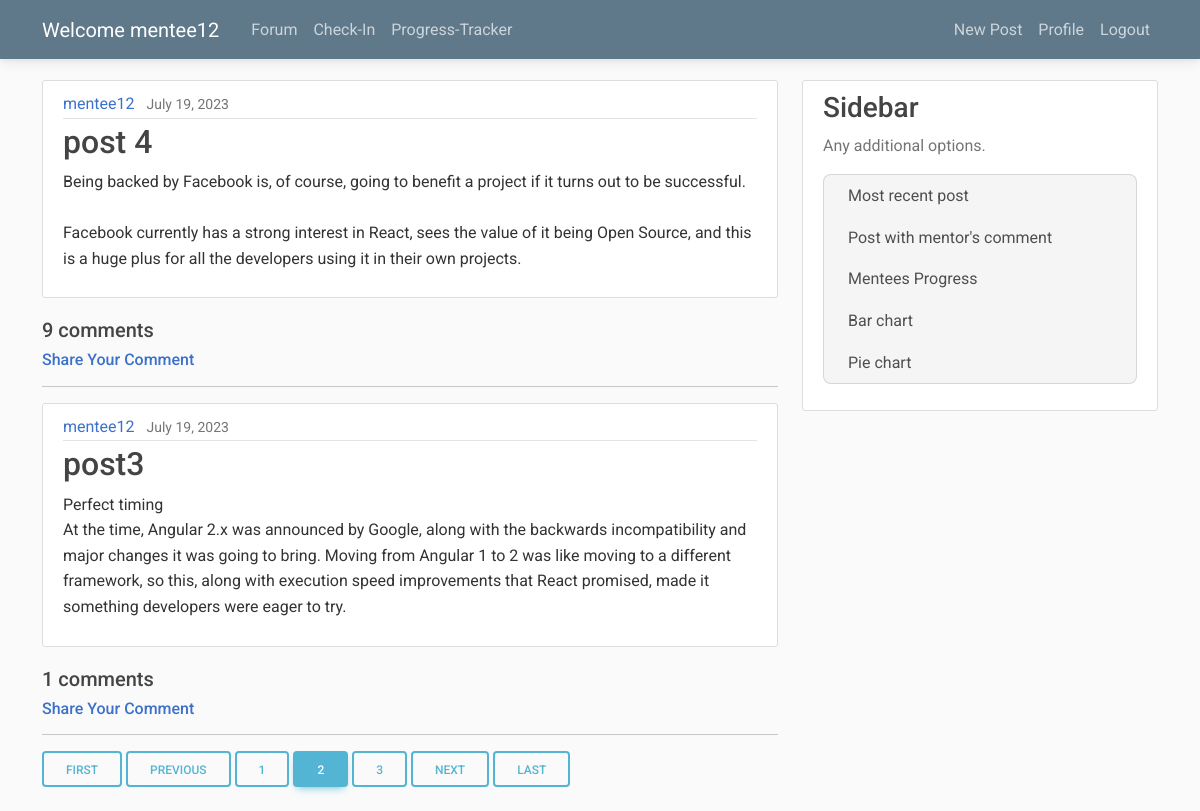
Screenshot of /?page=2 (signed in) with the database file from the repository.
### feed/models.py (models this page shows, shortened)
class Post(models.Model):
    title = models.CharField(max_length=100)
    content = models.TextField()
    date_posted = models.DateTimeField(default=timezone.now)
    author = models.ForeignKey(User, on_delete=models.CASCADE)

### feed/views.py (the view)
# urls.py: path('', PostListView.as_view(), name ='feed-forum'),
@method_decorator(login_required, name='dispatch')
class PostListView(ListView):
    model = Post
    template_name = 'feed/forum.html'  # view look for this pattern HTML template: <app>/<model>_<viewtype>.html
    context_object_name = 'posts'
    ordering = ['-date_posted']
    paginate_by = 2
    def get_queryset(self):
        user = User.objects.filter(username=self.request.user).first()
        if user.is_superuser:
            return Post.objects.all().order_by('-date_posted')
        if user.user_profile.role=='mentee':
            mentor_email = user.user_profile.mentor_email
            userProfiles= UserProfile.objects.filter(mentor_email=mentor_email)
            mentee_users = User.objects.filter(id__in=userProfiles.values('user_id'))
            return Post.objects.filter(author__in=mentee_users.values('id')).order_by('-date_posted')
        elif user.user_profile.role=='mentor':
            mentor_email = user.email
            userProfiles= UserProfile.objects.filter(mentor_email=mentor_email)
            mentee_users = User.objects.filter(id__in=userProfiles.values('user_id'))
            return Post.objects.filter(author__in=mentee_users.values('id')).order_by('-date_posted')
        return user.post_set.all().order_by('-date_posted')

### feed/templates/feed/forum.html
{% extends "feed/base.html" %}
{% block content %}
    {% for post in posts %}
        <article class="media content-section">
          <div class="media-body">
            <div class="article-metadata">
              <a class="mr-2" href="{% url 'user-posts' post.author.username %}">{{ post.author }}</a>
              <small class="text-muted">{{ post.date_posted|date:"F d, Y" }}</small>
            </div>
            <h2><a class="article-title" href="{% url 'post-detail' post.id %}">{{ post.title }}</a></h2>
            <p class="article-content">{{ post.content }}</p>
          </div>
        </article>
        {% with comments=post.comment_set.all %}
          {% with comments_count=comments|length %}
            <h5> {{comments_count}} comments </h5>
          {% endwith %}
        {% endwith %}
        <h6> <a href="{% url 'post-detail' post.id %}">Share Your Comment</a> </h6>
        <hr>
    {% endfor %}
    {% if is_paginated %}
      {% if page_obj.has_previous %}
        <a class="btn btn-outline-info mb-4" href="?page=1">First</a>
        <a class="btn btn-outline-info mb-4" href="?page={{ page_obj.previous_page_number }}">Previous</a>
      {% endif %}
      {% for num in page_obj.paginator.page_range %}
        {% if page_obj.number == num %}
          <a class="btn btn-info mb-4" href="?page={{ num }}">{{ num }}</a>
        {% elif num > page_obj.number|add:'-3' and num < page_obj.number|add:'3' %}
          <a class="btn btn-outline-info mb-4" href="?page={{ num }}">{{ num }}</a>
        {% endif %}
      {% endfor %}
      {% if page_obj.has_next %}
        <a class="btn btn-outline-info mb-4" href="?page={{ page_obj.next_page_number }}">Next</a>
        <a class="btn btn-outline-info mb-4" href="?page={{ page_obj.paginator.num_pages }}">Last</a>
      {% endif %}
    {% endif %}
{% endblock content %}

### feed/templates/feed/base.html (shortened to what this page needs)
{% load static %}
<!DOCTYPE html>
<html>
<head>
    <link rel="stylesheet" href="https://maxcdn.bootstrapcdn.com/bootstrap/4.0.0/css/bootstrap.min.css">
    <link
    href="https://cdnjs.cloudflare.com/ajax/libs/font-awesome/6.0.0/css/all.min.css"
    rel="stylesheet"
    />
<link href="https://cdnjs.cloudflare.com/ajax/libs/mdb-ui-kit/6.4.0/mdb.min.css" rel="stylesheet"/>
<link rel="stylesheet" type="text/css" href="{% static 'feed/main.css' %}">
</head>
<body>
    <header class="site-header">
      <nav class="navbar navbar-expand-md navbar-dark bg-steel fixed-top">
        <div class="container">
          <a class="navbar-brand mr-4" href="{% url 'feed-forum' %}">Welcome {{user.username}}</a>
          <div class="collapse navbar-collapse" id="navbarToggle">
            <div class="navbar-nav mr-auto">
              <a class="nav-item nav-link" href="{% url 'feed-forum' %}">Forum</a>
              <a class="nav-item nav-link" href="{% url 'survey-home' %}">Check-In</a>
              <a class="nav-item nav-link" href="{% url 'vizual-home' %}">Progress-Tracker</a>
            </div>
            <div class="navbar-nav">
              {% if user.is_authenticated %}
                <a class="nav-item nav-link" href="{% url 'post-create' %}">New Post</a>
                <a class="nav-item nav-link" href="{% url 'profile' %}">Profile</a>
                <a class="nav-item nav-link" href="{% url 'logout' %}">Logout</a>
              {% else %}
                <a class="nav-item nav-link" href="{% url 'login' %}">Login</a>
                <a class="nav-item nav-link" href="{% url 'register' %}">Register</a>
              {% endif %}
            </div>
          </div>
        </div>
      </nav>
    </header>
    <main role="main" class="container">
      <div class="row">
        <div class="col-md-8">
          {% block content %}{% endblock %}
        </div>
        <div class="col-md-4">
          <div class="content-section">
            <h3>Sidebar</h3>
            <p class='text-muted'>Any additional options.
              <ul class="list-group">
                <li class="list-group-item list-group-item-light">Most recent post</li>
                <li class="list-group-item list-group-item-light">Post with mentor's comment</li>
                <li class="list-group-item list-group-item-light">Mentees Progress</li>
                <li class="list-group-item list-group-item-light">Bar chart</li>
                <li class="list-group-item list-group-item-light">Pie chart</li>
              </ul>
            </p>
          </div>
        </div>
      </div>
    </main>
</body>
</html>

### feed/static/feed/main.css (style rules this page uses)
body { background: #fafafa; color: #333333; margin-top: 5rem; }
h1, h2, h3, h4, h5, h6 { color: #444444; }
ul { margin: 0; }
.bg-steel { background-color: #5f788a; }
.site-header .navbar-nav .nav-link { color: #cbd5db; }
.content-section { background: #ffffff; padding: 10px 20px; border: 1px solid #dddddd; border-radius: 3px; margin-bottom: 20px; }
.article-title { color: #444444; }
.article-content { white-space: pre-line; }
.article-metadata { padding-bottom: 1px; margin-bottom: 4px; border-bottom: 1px solid #e3e3e3 }

### rows the page displays
Post: author "mentee12", date_posted "July 19, 2023", title "post 4", content "Being backed by Facebook is, of course, going to benefit a project if it turns out to be successful. Facebook currently has a strong interest in React, sees the value of it being Open Source, and this is a huge plus for all the developers using it in their own projects.", comments_count "9"
Post: author "mentee12", date_posted "July 19, 2023", title "post3", content "Perfect timing At the time, Angular 2.x was announced by Google, along with the backwards incompatibility and major changes it was going to bring. Moving from Angular 1 to 2 was like moving to a different framework, so this, along with execution speed improvements that React promised, made it something developers were eager to try.", comments_count "1"

### other values shown
{{ user.username }} "mentee12"
{{ num }} "1" "3"
{{ num }} "2"
